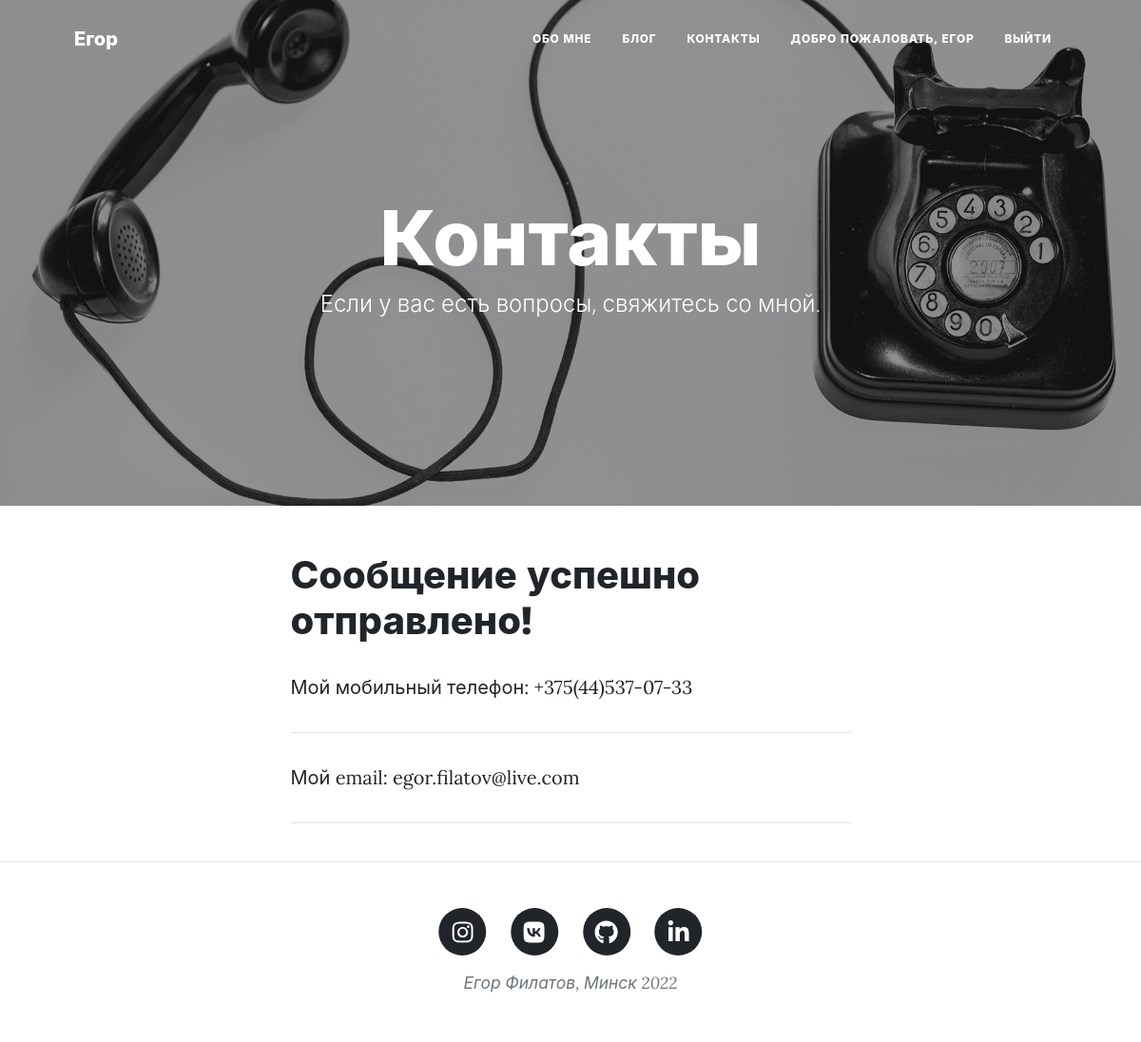
The page /user/success_message/ (signed in) on the database its author committed.
### user/models.py (models this page shows, shortened)
class CustomUser(AbstractUser):
    date_of_birth = models.DateField(verbose_name='Дата рождения', auto_now_add=False, blank=True, null=True)
    profession = models.CharField(verbose_name='Профессия', help_text='Профессия', max_length=150, blank=True)
    about = models.TextField(verbose_name='О себе', help_text='О себе', blank=True)
    photo = models.ImageField(verbose_name='Фото', blank=True, upload_to='media/img/user_img/%Y/%m/%d/')
    summary = models.FileField(verbose_name='Резюме', blank=True, upload_to='media/doc/user_doc/%Y/%m/%d/')
    Phone = models.CharField(verbose_name='Телефон', help_text='Телефон', max_length=50, blank=True)
    skills = models.TextField(verbose_name='Навыки', help_text='Навыки', blank=True)
    class Meta:
        verbose_name = 'Пользователь'
        verbose_name_plural = 'Пользователи'
        ordering = ['-date_joined']

### user/views.py (the view)
# urls.py: path('success_message/', views.success_message, name='success_message'),
def success_message(request):
    return render(request, "user/success_message.html", {})

### user/templates/user/success_message.html
{% extends 'main/base.html' %}
{% load static %}
{% block header %}
        <header class="masthead" style="background-image: url('{% static 'main/img/contact-bg.jpg' %}')">
            <div class="container position-relative px-4 px-lg-5">
                <div class="row gx-4 gx-lg-5 justify-content-center">
                    <div class="col-md-10 col-lg-8 col-xl-7">
                        <div class="page-heading">
                            <h1>Контакты</h1>
                            <span class="subheading">Если у вас есть вопросы, свяжитесь со мной.</span>
                        </div>
                    </div>
                </div>
            </div>
        </header>
{% endblock %}
{% block main %}
        <main class="mb-4">
            <div class="container px-4 px-lg-5">
                <div class="row gx-4 gx-lg-5 justify-content-center">
                    <div class="col-md-10 col-lg-8 col-xl-7">
                        <h1>Сообщение успешно отправлено!</h1>
                        <p>Мой мобильный телефон: {{ user.Phone }}</p>
                        <hr>
                        <p>Мой email: {{ user.email }}</p>
                        <hr>
                    </div>
                </div>
            </div>
        </main>
{% endblock %}

### main/templates/main/inc/_topbar.html (shortened to what this page needs)
{% load static %}
        <nav class="navbar navbar-expand-lg navbar-light" id="mainNav">
            <div class="container px-4 px-lg-5">
                <a class="navbar-brand" href="{% url 'home' %}">Егор</a>
                <div class="collapse navbar-collapse" id="navbarResponsive">
                    <ul class="navbar-nav ms-auto py-4 py-lg-0">
                        <li class="nav-item"><a class="nav-link px-lg-3 py-3 py-lg-4" href="{% url 'home' %}">Обо мне</a></li>
                        <li class="nav-item"><a class="nav-link px-lg-3 py-3 py-lg-4" href="{% url 'blog' %}">Блог</a></li>
                        <li class="nav-item"><a class="nav-link px-lg-3 py-3 py-lg-4" href="{% url 'contacts' %}">Контакты</a></li>
                        {% if request.user.is_authenticated %}
                        <li class="nav-item"><a class="nav-link px-lg-3 py-3 py-lg-4" href="{% url 'user_update' user.pk %}">Добро пожаловать, {{ user.first_name }}</a></li>
                        <li class="nav-item"><a class="nav-link px-lg-3 py-3 py-lg-4" href="{% url 'user_logout' %}">Выйти</a></li>
                        {% else %}
                        <li class="nav-item"><a class="nav-link px-lg-3 py-3 py-lg-4" href="{% url 'user_registration' %}">Зарегистрироваться</a></li>
                        <li class="nav-item"><a class="nav-link px-lg-3 py-3 py-lg-4" href="{% url 'user_login' %}">Войти</a></li>
                        {% endif %}
                    </ul>
                </div>
            </div>
        </nav>

### rows shown on the page
CustomUser: first_name "ЕГОР", Phone "+375(44)537-07-33", email "egor.filatov@live.com"
